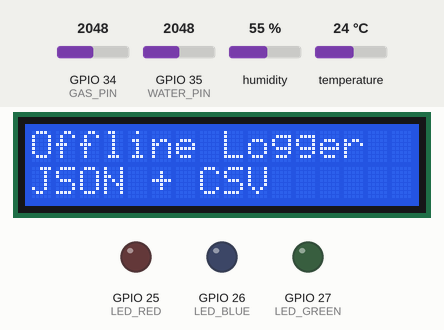
Recording of a sketch running on a simulated ESP32. Shown: 16×2 character LCD, output pins drawn as LEDs (lit = HIGH). The test bench sets the inputs (shaded band); at power-on: humidity 55 %, GPIO 34 (GAS_PIN) = 2048, GPIO 35 (WATER_PIN) = 2048, temperature 24 °C. Storage starts empty.

Above: at 1.3 s.
1.4 s: humidity set to 68 %
At 11.0 s:
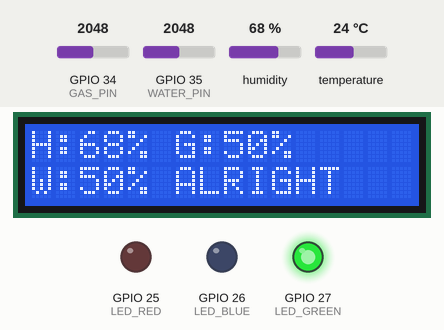
11.5 s: humidity set to 71 %
At 21.0 s:
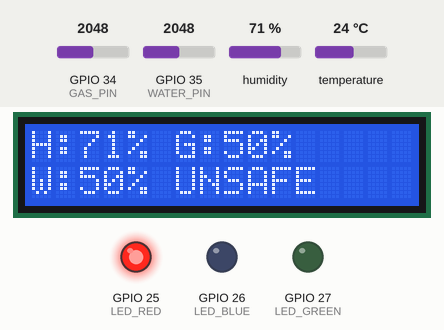
21.5 s: GPIO 34 (GAS_PIN) set to 2866
At 31.0 s:
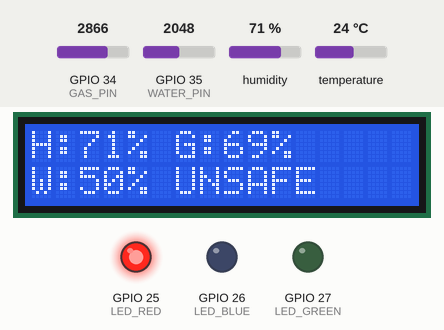
31.5 s: GPIO 35 (WATER_PIN) set to 2866
At 41.0 s:
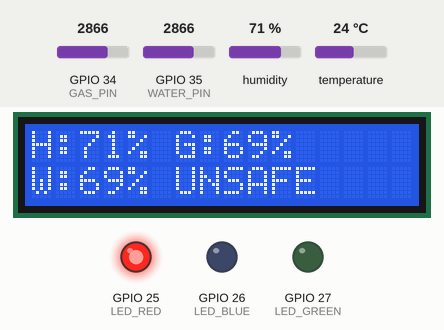
41.5 s: GPIO 34 (GAS_PIN) set to 1698
At 51.0 s:
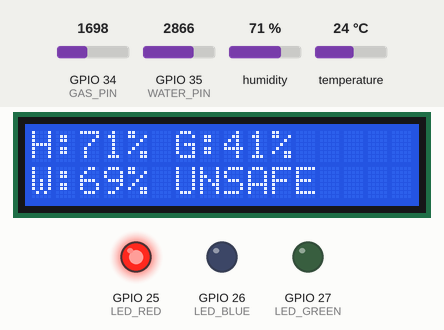
51.5 s: GPIO 34 (GAS_PIN) set to 1568
At 61.0 s:
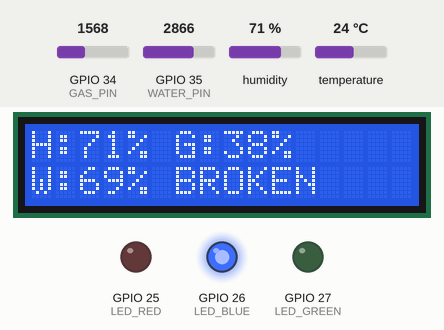
Timing chart, 0 to 62.5 s (numbered marks = the images above; inputs shaded):
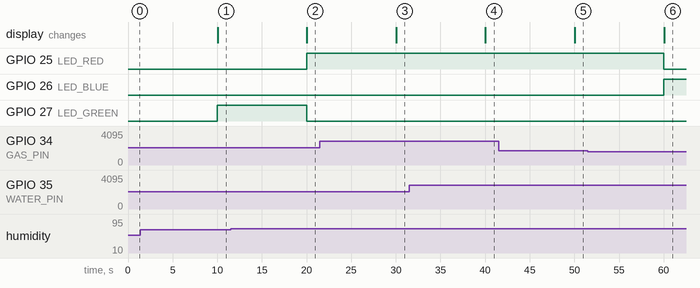

The sketch:

toilet_demoLive.ino
```cpp
#include "soc/soc.h"
#include "soc/rtc_cntl_reg.h"   // Used to disable brownout reset on ESP32

#include <WiFi.h>
#include <WebServer.h>
#include <FS.h>
#include <LittleFS.h>
#include <Wire.h>

#include "DHT.h"
#include <LiquidCrystal_I2C.h>

// ADC-only pins on ESP32, safe for analog reads
#define WATER_PIN    35
#define GAS_PIN      34

// DHT22 data pin
#define DHTPIN        4

// Status LEDs
#define LED_GREEN    27   // Normal condition
#define LED_BLUE     26   // Hardware issue / blockage
#define LED_RED      25   // Unsafe condition

#define LCD_ADDRESS 0x27
#define LCD_COLUMNS 16
#define LCD_ROWS    2

#define DHTTYPE DHT22

#define HUMIDITY_HIGH 70
#define WATER_HIGH    60
#define GAS_HIGH      40

// How often sensors are sampled and logged
#define READ_INTERVAL_MS (10UL * 1000UL)

LiquidCrystal_I2C lcd(LCD_ADDRESS, LCD_COLUMNS, LCD_ROWS);
DHT dht(DHTPIN, DHTTYPE);
WebServer server(80);

// Cached values for /live JSON endpoint
float lastHumidity = 0;
float lastWater = 0;
float lastGas = 0;
String lastStatus = "ALRIGHT";
unsigned long lastTimestamp = 0;

// Used to enforce READ_INTERVAL_MS timing
unsigned long lastRead = 0;

const char* ssid = "ESP32_Logger";
const char* password = "12345678";

// Simple rule-based evaluation
String evaluateStatus(float h, float w, float g) {
  if (g >= GAS_HIGH && h >= HUMIDITY_HIGH) return "UNSAFE";
  if (w >= WATER_HIGH) return "BROKEN";
  return "ALRIGHT";
}

void updateLEDs(const String& status) {
  // Clear all LEDs first
  digitalWrite(LED_GREEN, LOW);
  digitalWrite(LED_BLUE, LOW);
  digitalWrite(LED_RED, LOW);

  // Enable exactly one indicator
  if (status == "ALRIGHT") digitalWrite(LED_GREEN, HIGH);
  else if (status == "BROKEN") digitalWrite(LED_BLUE, HIGH);
  else if (status == "UNSAFE") digitalWrite(LED_RED, HIGH);
}

void logData(float h, float w, float g, const String& status) {
  // Append mode so power loss does not wipe previous data
  File file = LittleFS.open("/data.csv", FILE_APPEND);
  if (!file) return;

  // CSV format: timestamp,humidity,water,gas,status
  file.printf("%lu,%d,%d,%d,%s\n",
              millis(),
              (int)h,
              (int)w,
              (int)g,
              status.c_str());
  file.close();
}

void handleRoot() {
  // Plain text landing page
  server.send(200, "text/plain",
    "ESP32 Logger\n"
    "/live     -> JSON realtime data\n"
    "/download -> CSV archive\n");
}

void handleLive() {
  // Manual JSON construction to avoid extra libraries
  String json = "{";
  json += "\"timestamp\":" + String(lastTimestamp) + ",";
  json += "\"humidity\":" + String((int)lastHumidity) + ",";
  json += "\"water\":" + String((int)lastWater) + ",";
  json += "\"gas\":" + String((int)lastGas) + ",";
  json += "\"status\":\"" + lastStatus + "\"";
  json += "}";

  server.send(200, "application/json", json);
}

void handleDownload() {
  // Serve the CSV file as an attachment
  if (!LittleFS.exists("/data.csv")) {
    server.send(404, "text/plain", "No data");
    return;
  }

  File file = LittleFS.open("/data.csv", "r");
  server.sendHeader(
    "Content-Disposition",
    "attachment; filename=sensor_data.csv"
  );
  server.streamFile(file, "text/csv");
  file.close();
}

void setup() {
  // Disable brownout reset (common with LCD + WiFi loads)
  WRITE_PERI_REG(RTC_CNTL_BROWN_OUT_REG, 0);

  Serial.begin(115200);

  // Explicit I2C pin assignment for ESP32
  Wire.begin(21, 22);
  Wire.setClock(100000);

  lcd.init();
  lcd.backlight();

  pinMode(LED_GREEN, OUTPUT);
  pinMode(LED_BLUE, OUTPUT);
  pinMode(LED_RED, OUTPUT);

  dht.begin();

  // Mount flash filesystem
  if (!LittleFS.begin(true)) {
    while (true);  // Fatal error, stop execution
  }

  // Create CSV header if file is new
  File file = LittleFS.open("/data.csv", FILE_APPEND);
  if (file.size() == 0)
    file.println("timestamp_ms,humidity,water,gas,status");
  file.close();

  // Start ESP32 as access point
  WiFi.mode(WIFI_AP);
  WiFi.softAP(ssid, password);
  WiFi.softAPConfig(
    IPAddress(192,168,4,1),
    IPAddress(192,168,4,1),
    IPAddress(255,255,255,0)
  );

  // Register HTTP routes
  server.on("/", handleRoot);
  server.on("/live", handleLive);
  server.on("/download", handleDownload);
  server.begin();

  // Initial LCD message
  lcd.setCursor(0,0);
  lcd.print("Offline Logger");
  lcd.setCursor(0,1);
  lcd.print("JSON + CSV");
}

void loop() {
  // Handle any incoming HTTP requests
  server.handleClient();

  // Enforce sampling interval
  unsigned long now = millis();
  if (now - lastRead < READ_INTERVAL_MS) return;
  lastRead = now;

  // Read humidity first (most failure-prone)
  float h = dht.readHumidity();
  if (isnan(h)) return;

  // Convert raw ADC values to percentages
  float w = (analogRead(WATER_PIN) / 4095.0) * 100.0;
  float g = (analogRead(GAS_PIN)   / 4095.0) * 100.0;

  // Update cached values
  lastHumidity = h;
  lastWater = w;
  lastGas = g;
  lastStatus = evaluateStatus(h, w, g);
  lastTimestamp = millis();

  updateLEDs(lastStatus);
  logData(h, w, g, lastStatus);

  // Refresh LCD with compact layout
  lcd.clear();
  lcd.setCursor(0,0);
  lcd.printf("H:%d%% G:%d%%", (int)h, (int)g);
  lcd.setCursor(0,1);
  lcd.printf("W:%d%% %s", (int)w, lastStatus.c_str());
}
```

Measured:
- the behaviour switches between 69 and 70 % on humidity (found by bisection; images 1 and 2)
- the behaviour switches between 1638 and 1637 on GPIO 34 (GAS_PIN) (found by bisection; images 5 and 6)
- after the input at 1.4 s, the display: changes after 8.6 s (image 1)
- after the input at 11.5 s, GPIO 25 (LED_RED): LOW → HIGH after 8.5 s; GPIO 27 (LED_GREEN): HIGH → LOW after 8.5 s; the display: changes after 8.5 s (image 2)
- after the input at 21.5 s, the display: changes after 8.5 s (image 3)
- after the input at 31.5 s, the display: changes after 8.5 s (image 4)
- after the input at 41.5 s, the display: changes after 8.5 s (image 5)
- after the input at 51.5 s, GPIO 25 (LED_RED): HIGH → LOW after 8.5 s; GPIO 26 (LED_BLUE): LOW → HIGH after 8.5 s; the display: changes after 8.5 s (image 6)
